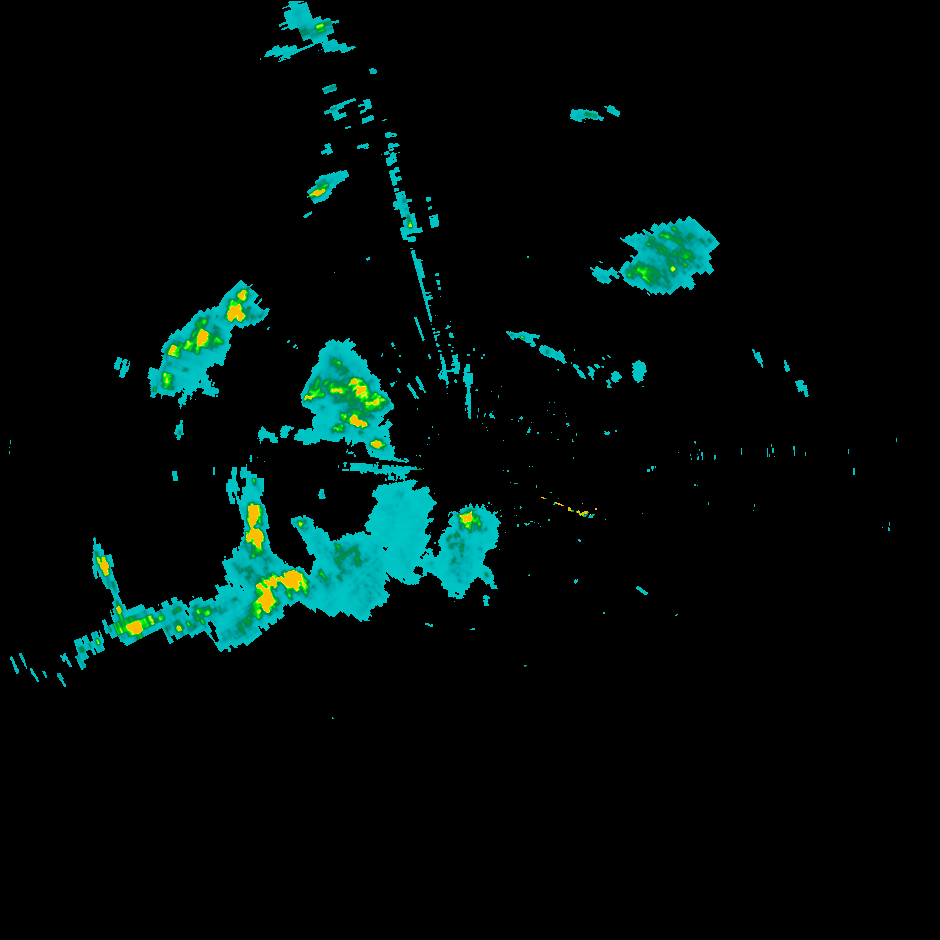
#> input picture playground/samples/rain_140_1.png, 940 x 940 px
$ jupyter execute opencv.ipynb   (older library calls are emulated)
#> lines starting #> are read from the running program, lines starting #| are printed output that depends on the picture; after the words box and inside, x2 and y2 are one past the last pixel; in counts of white or black regions, pixels touching at a corner belong together
[cell 1]
import numpy as np
import cv2
from matplotlib import pyplot as plt

[cell 2]
img = cv2.imread('samples/rain_140_1.png')
#> img is the input picture: shape (940, 940, 3); mean B, G, R 10.5, 12.1, 0.8

[cell 3]
plt.imshow(img)
plt.colorbar()
plt.show()
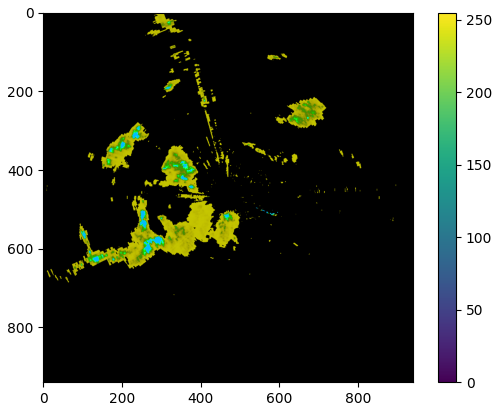
#> figure drawn by matplotlib, 2 panels; B, G, R data is drawn as R, G, B

[cell 4]
imgray = cv2.cvtColor(img, cv2.COLOR_BGR2GRAY)
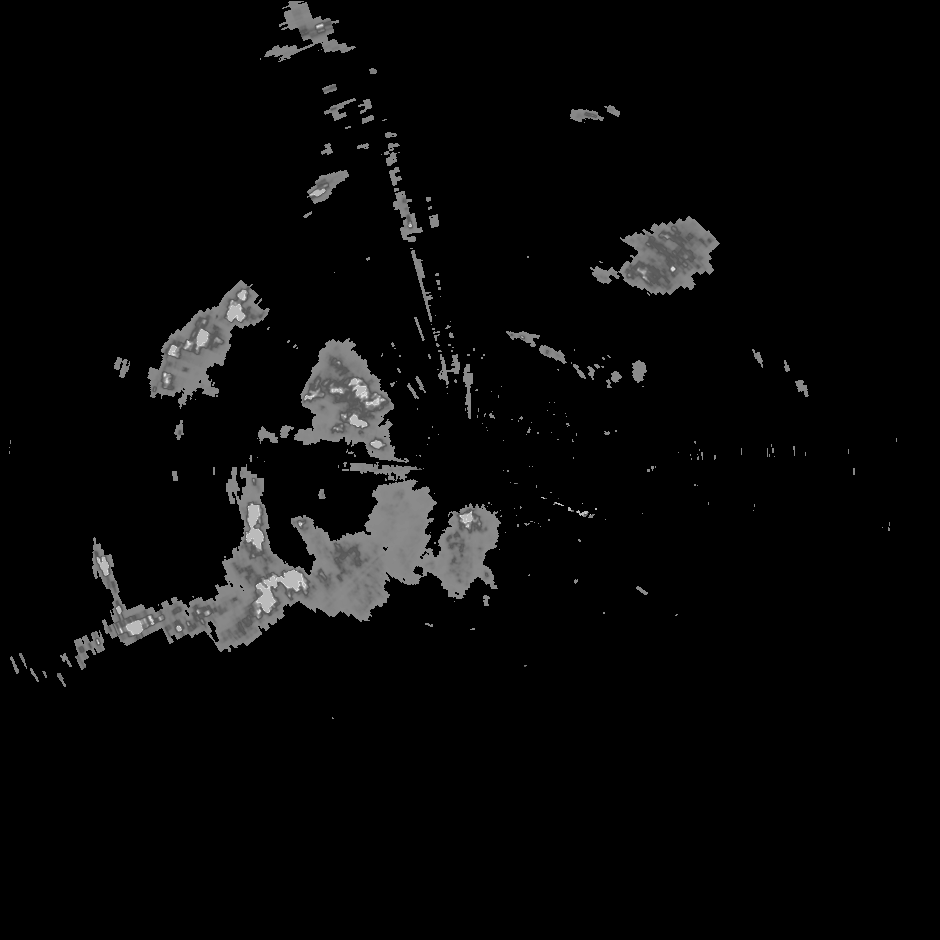
#> imgray: shape (940, 940); min 0, max 229, mean 8.5
ret, thresh = cv2.threshold(imgray, 127, 255, 0)
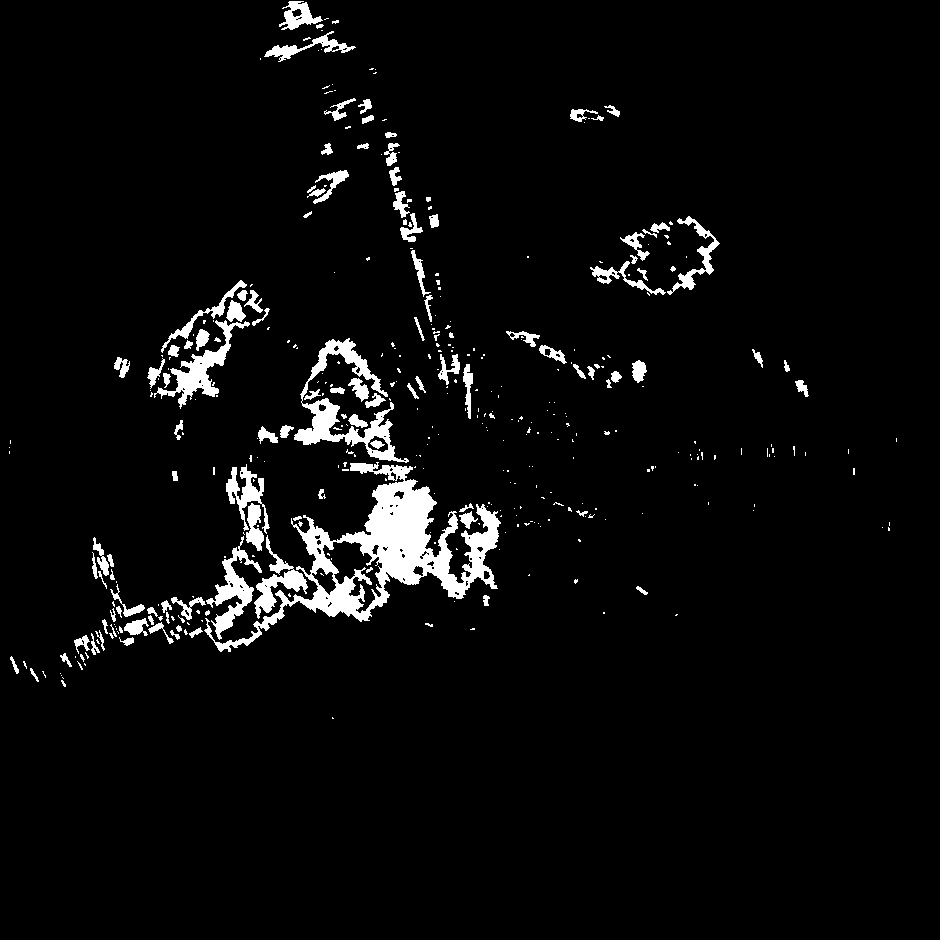
#> thresh: shape (940, 940); 4.3% white; 398 white regions (282 under 20 px)
im2, contours, hierarchy = cv2.findContours(thresh, cv2.RETR_TREE, cv2.CHAIN_APPROX_SIMPLE)
#> contours = 482 contours, 366 with area under 20; largest, box (x1, y1, x2, y2) and area: (204, 462, 501, 652) 14540, (294, 338, 409, 463) 3356, (322, 540, 383, 614) 2088, (154, 320, 250, 409) 1636, (206, 536, 262, 640) 1430

[cell 5]
res = cv2.drawContours(img, contours, -1, (0,255,0), 3)
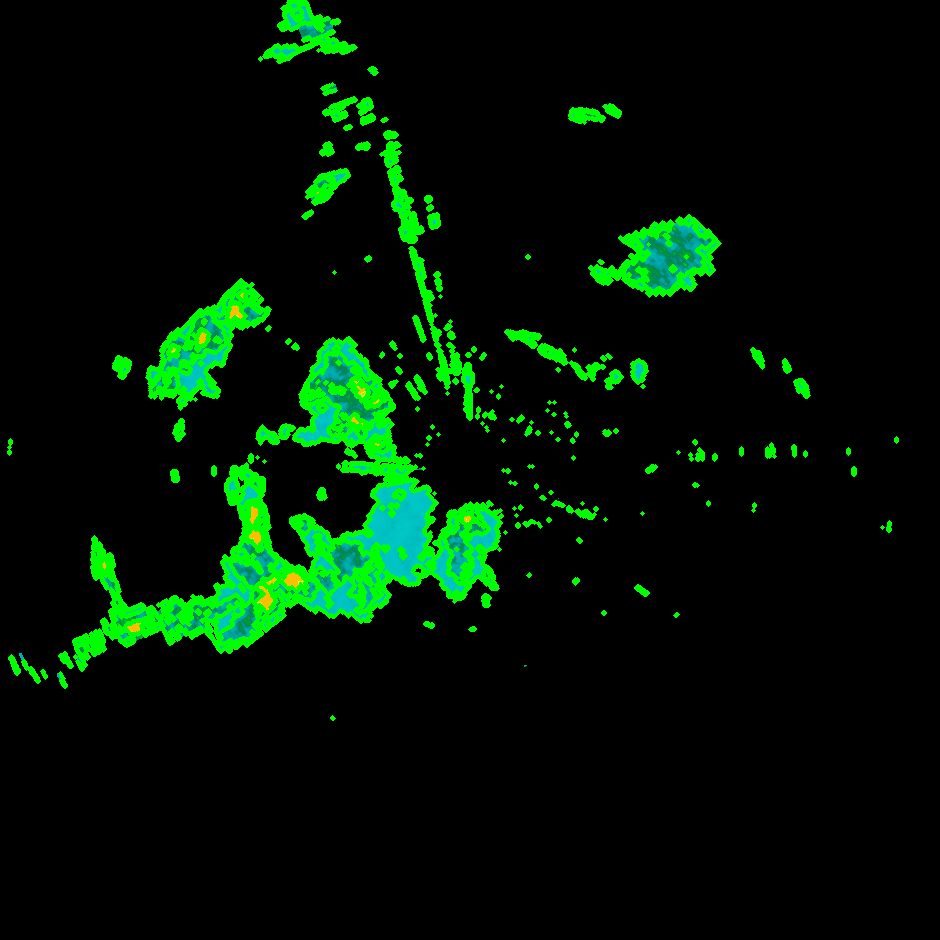
#> res: shape (940, 940, 3); mean B, G, R 3.6, 19.8, 0.3

[cell 6]
median = cv2.medianBlur(img,7)
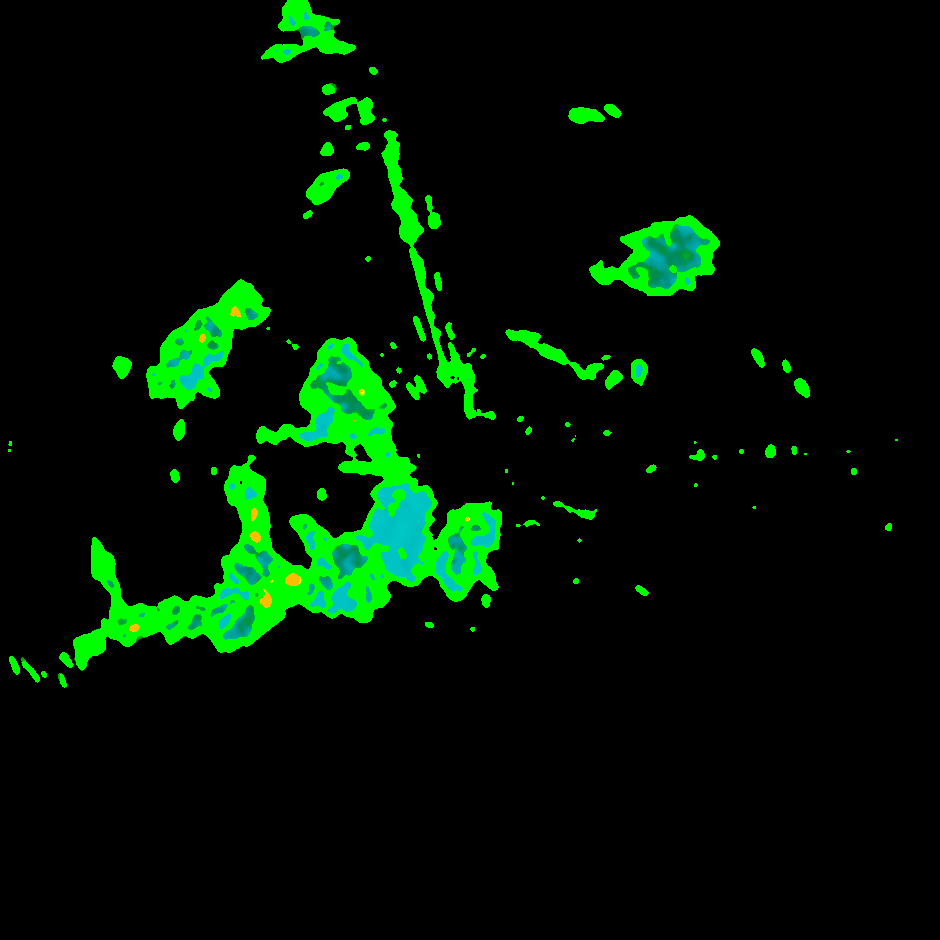
#> median: shape (940, 940, 3); mean B, G, R 2.8, 19.5, 0.2
plt.subplot(121),plt.imshow(img),plt.title('Original')
plt.xticks([]), plt.yticks([])
plt.subplot(122),plt.imshow(median),plt.title('Averaging')
plt.xticks([]), plt.yticks([])
plt.show()
#> figure, not shown here; B, G, R data is drawn as R, G, B

[cell 7]
Z = img.reshape((-1,3))

# convert to np.float32
Z = np.float32(Z)

# define criteria, number of clusters(K) and apply kmeans()
criteria = (cv2.TERM_CRITERIA_EPS + cv2.TERM_CRITERIA_MAX_ITER, 10, 1.0)
K = 20
ret,label,center=cv2.kmeans(Z,K,None,criteria,10,cv2.KMEANS_RANDOM_CENTERS)
#> ret = 3005404.8; center = 20 rows, first 8: [0, 0, 0], [0, 0, 0], [0, 0, 0], [0, 0, 0], [0, 0, 0], [0, 0, 0], [33.55, 255, 126.4], [0, 0, 0]

# Now convert back into uint8, and make original image
center = np.uint8(center)
#> center = 20 rows, first 8: [0, 0, 0], [0, 0, 0], [0, 0, 0], [0, 0, 0], [0, 0, 0], [0, 0, 0], [33, 255, 126], [0, 0, 0]
res = center[label.flatten()]
res2 = res.reshape((img.shape))

plt.imshow(res2)
plt.colorbar()
plt.show()
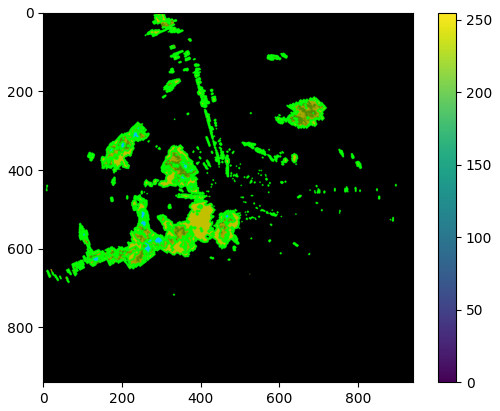
#> figure drawn by matplotlib, 2 panels; B, G, R data is drawn as R, G, B

$ run again, with playground/samples/rain_140_3.png copied over playground/samples/rain_140_1.png
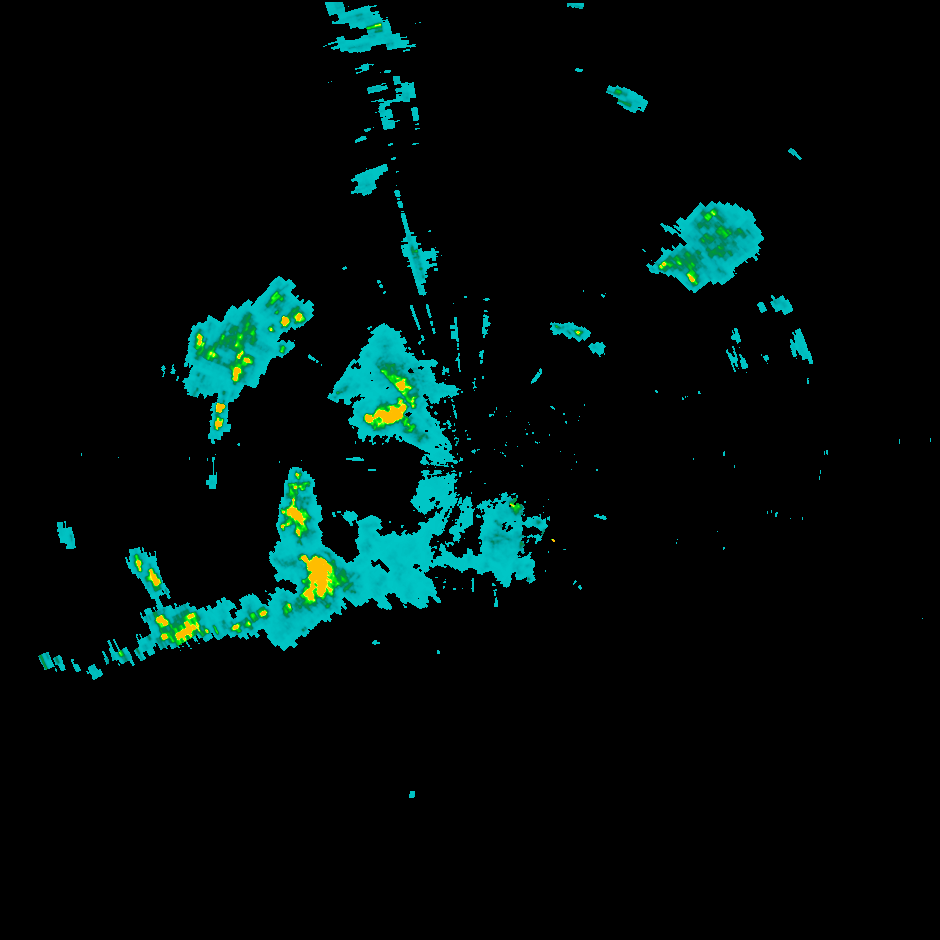
#> input picture playground/samples/rain_140_3.png, 940 x 940 px
#> img is the input picture: shape (940, 940, 3); mean B, G, R 11.7, 13.2, 0.8
#> `ret, thresh = cv2.threshold(imgray, 127, 255, 0)`:
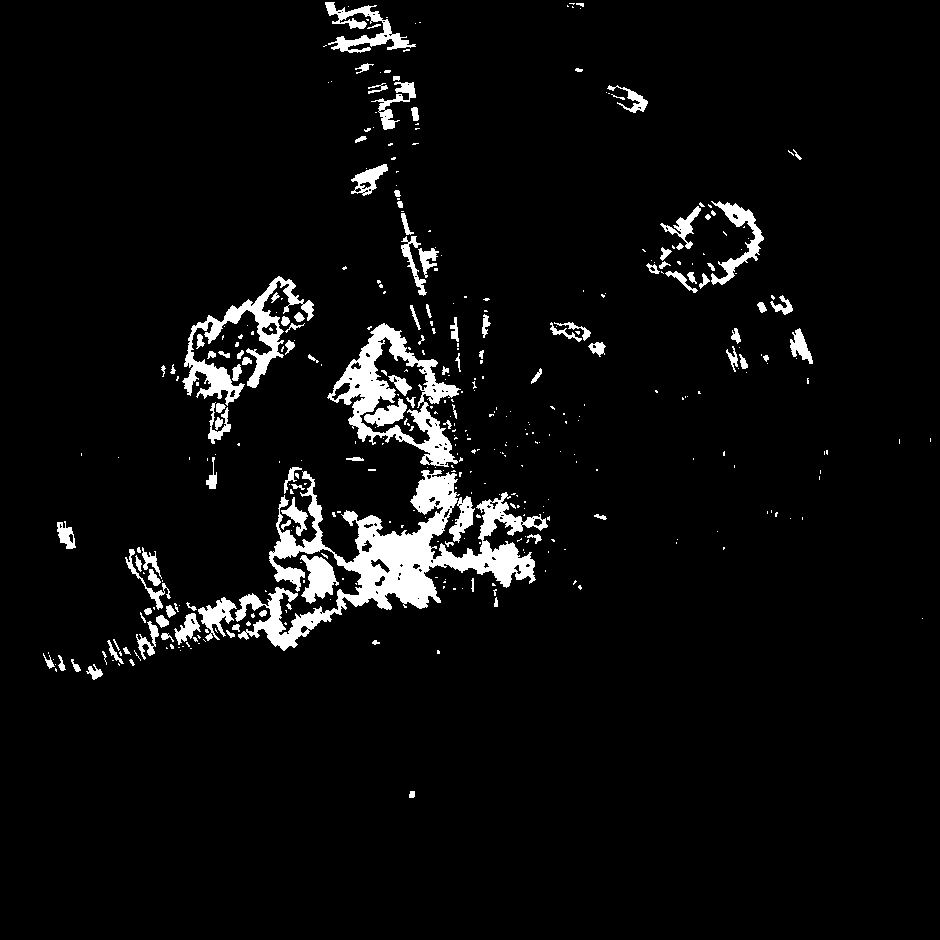
#> thresh: shape (940, 940); 4.9% white; 405 white regions (289 under 20 px)
#> contours = 517 contours, 398 with area under 20; largest, box (x1, y1, x2, y2) and area: (235, 470, 548, 651) 14556, (327, 323, 461, 467) 9122, (359, 336, 431, 445) 3610, (182, 276, 314, 406) 3602, (325, 2, 416, 53) 1268
#> `ret,label,center=cv2.kmeans(Z,K,None,criteria,10,cv2.KMEANS_RANDOM_CEN..`: ret = 2871644.8; center = 20 rows, first 8: [0, 0, 0], [0, 0, 0], [0, 0, 0], [0, 0, 0], [0, 0, 0], [0, 0, 0], [33.93, 255, 112], [0, 0, 0]
#> `center = np.uint8(center)`: center = 20 rows, first 8: [0, 0, 0], [0, 0, 0], [0, 0, 0], [0, 0, 0], [0, 0, 0], [0, 0, 0], [33, 254, 111], [0, 0, 0]
#> `plt.show()`:
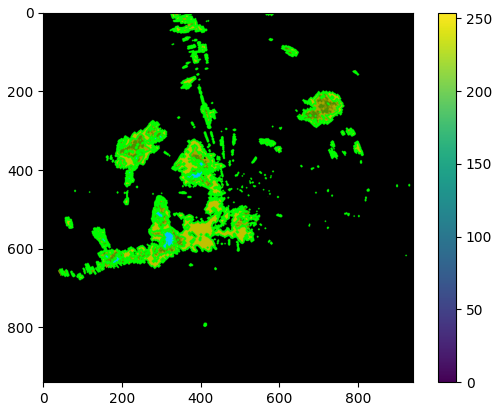
#> figure drawn by matplotlib, 2 panels; B, G, R data is drawn as R, G, B
